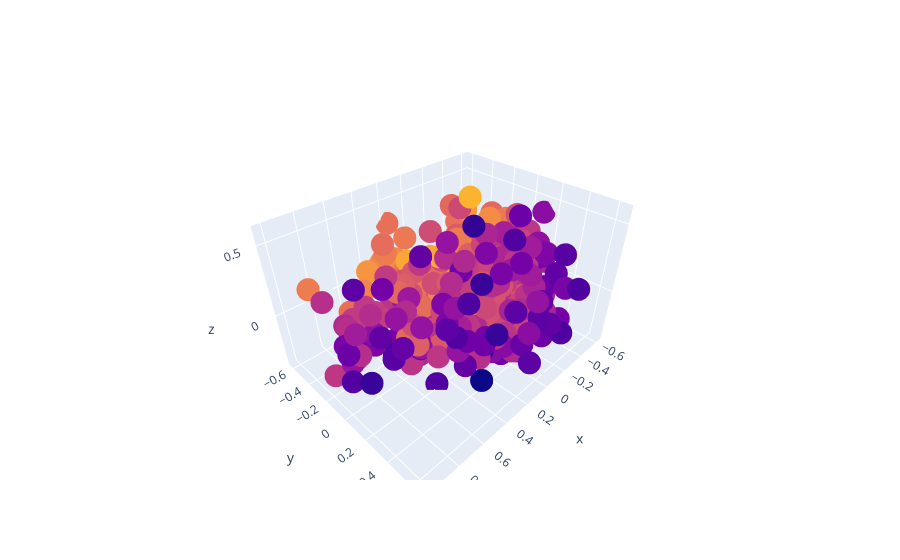

Notebook cell for this chart:
### Code cell
chosen = ["nrgy", "live", "bpm", "val", "dB", "spch", "acous", "dnce", "dur"]
text1 = data["artist"] + " - " + data["title"]
text2 = text1.values

# X = data_frame.drop(droppable, axis=1).values
X = data[chosen].values
y = data["dnce"].values

min_max_scaler = MinMaxScaler()
X = min_max_scaler.fit_transform(X)

pca = PCA(n_components=3)
pca.fit(X)

X = pca.transform(X)

import plotly.offline as py
py.init_notebook_mode(connected=True)
import plotly.graph_objs as go
import plotly.tools as tls

trace = go.Scatter3d(
    x=X[:,0],
    y=X[:,1],
    z=X[:,2],
    text=text2,
    mode="markers",
    marker=dict(
        size=8,
        color=y
    )
)

fig = go.Figure(data=[trace])
py.iplot(fig, filename="test-graph")

### Figure 1 — Plotly figure (JSON) as saved in the notebook; plotly's stock layout.template omitted (floating-point values rounded to 4 significant figures; data arrays with more than 128 entries replaced by an {"elided": "..."} marker saying what was removed)
{"data": [{"marker": {"color": {"elided": "400 int values"}, "size": 8}, "mode": "markers", "text": {"elided": "400 str values"}, "type": "scatter3d", "x": {"elided": "400 float values"}, "y": {"elided": "400 float values"}, "z": {"elided": "400 float values"}}], "layout": {}}
